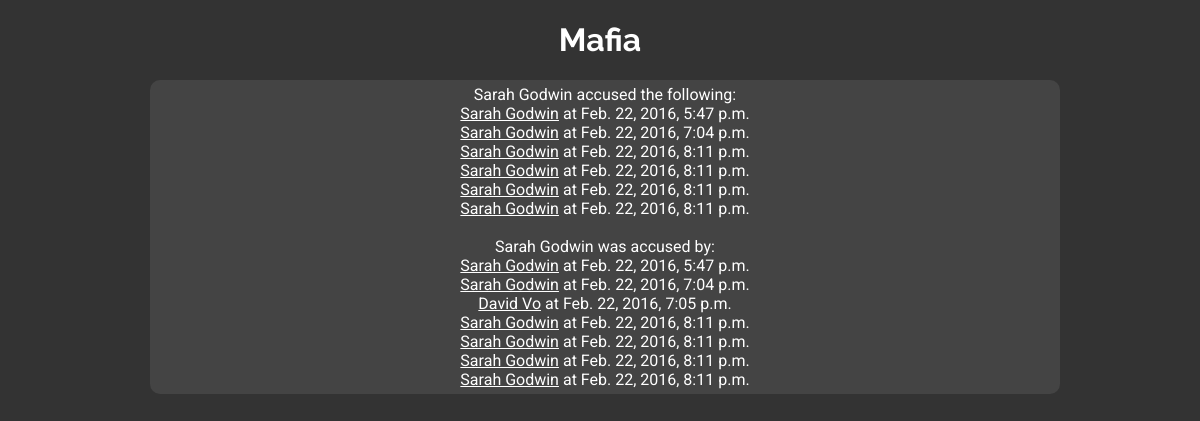
The page /users/245 on the database as committed earlier.
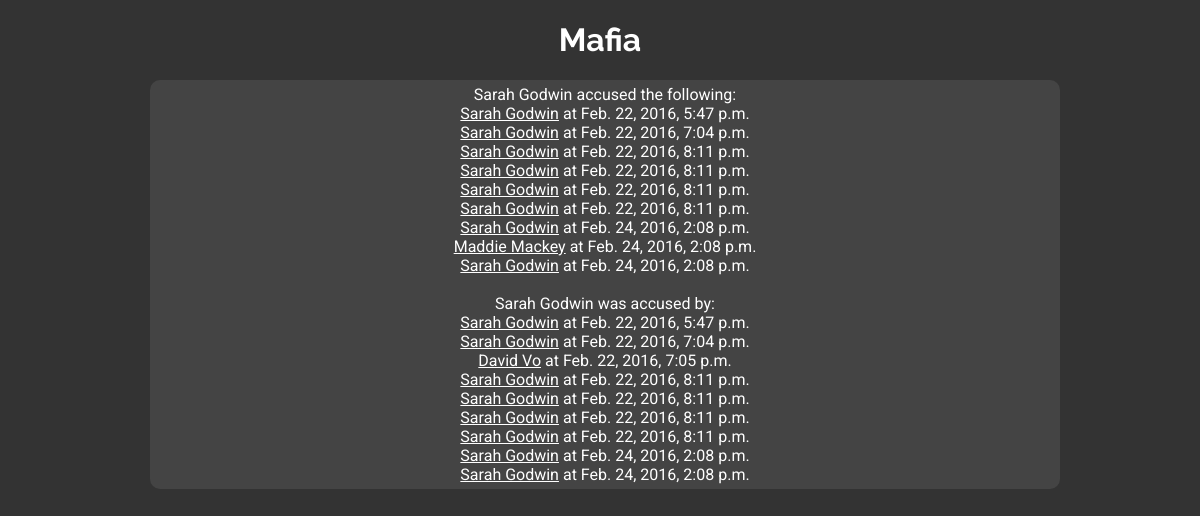
The same page on the database as committed later.
### voting/models.py (models this page shows, shortened)
class Vote(models.Model):
    voter = models.ForeignKey(User, related_name='voter')
    votee = models.ForeignKey(User, related_name='votee')
    time = models.DateTimeField(auto_now_add=True)
    active = models.BooleanField(default=True)
    is_cancel = models.BooleanField(default=False)

### voting/views.py (the view)
# urls.py: url(r'^users/(?P<user_id>[0-9]+)', views.user_profile, name='user_profile'),
def user_profile(request, user_id):
    user = User.objects.get(pk=user_id)
    context = {
        'user': user,
        'votes': Vote.objects.filter(voter=user),
        'voted': Vote.objects.filter(votee=user),
    }
    return render(request, 'user_profile.html', context=context)

### voting/templates/user_profile.html (shortened to what this page needs)
<!DOCTYPE html>
<html lang="en">
<head>
    <link rel="stylesheet" type="text/css" href="/static/mafia.css">
</head>
<body>
<h1>Mafia</h1>
<div class="content" style="padding: 5px;">
{{ user.get_full_name }} accused the following: <br>
{% for vote in votes %}
    <a href="/users/{{ vote.votee.pk }}">{{ vote.votee.get_full_name }}</a> at {{ vote.time }}<br>
{% endfor %}
<br>
{{ user.get_full_name }} was accused by: <br>
{% for vote in voted %}
    <a href="/users/{{ vote.voter.pk }}">{{ vote.voter.get_full_name }}</a> at {{ vote.time }}<br>
{% endfor %}
</div>
</body>
</html>

Rows that differ between the two databases and show on the page:
added Vote: votee.get_full_name "Sarah Godwin", time "Feb. 24, 2016, 2:08 p.m.", voter.get_full_name "Sarah Godwin"
added Vote: votee.get_full_name "Maddie Mackey", time "Feb. 24, 2016, 2:08 p.m.", shown under "Mafia"
added Vote: votee.get_full_name "Sarah Godwin", time "Feb. 24, 2016, 2:08 p.m.", voter.get_full_name "Sarah Godwin"
